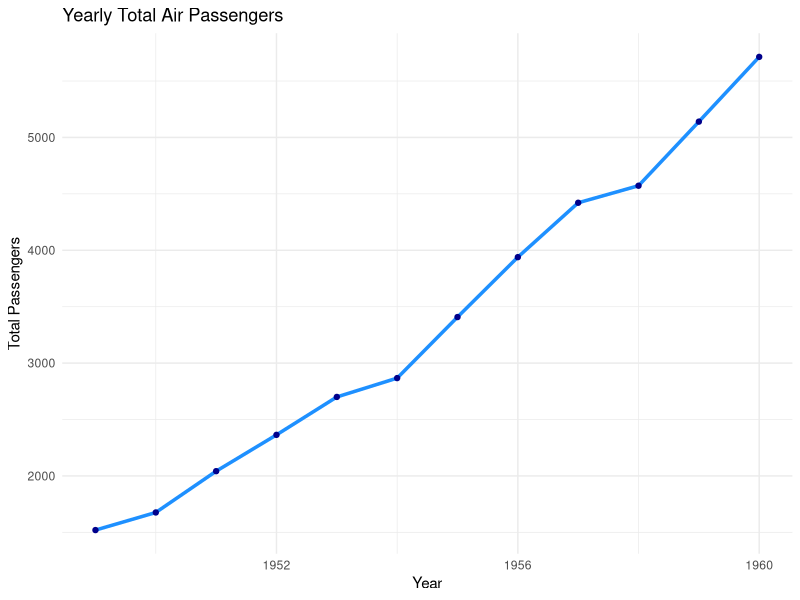
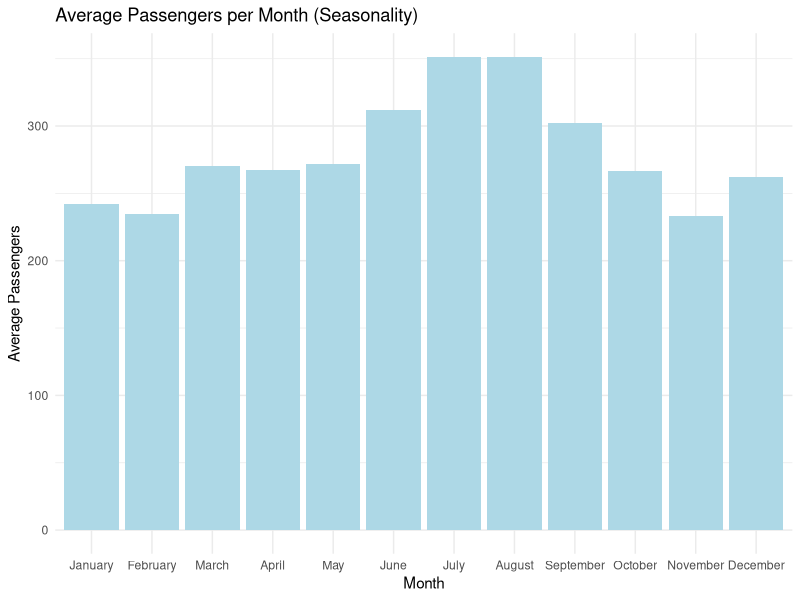

These figures' R source, in order:
library(zoo)
library(ggplot2)
library(dplyr)

# Data Cleaning
df <- data.frame(
  Date = as.yearmon(time(AirPassengers)),
  Passengers = as.numeric(AirPassengers)
)
df$Year <- format(df$Date, "%Y")
df$Month <- format(df$Date, "%B")
df$Month <- factor(df$Month, levels = month.name, ordered = TRUE)
df <- df[, c("Month", "Year", "Passengers")]

# EDA Function
eda_air_traffic <- function(data) {
  cat(" 1. Data Structure:\n")
  print(str(data))
  
  cat("\n 2. Summary Statistics:\n")
  print(summary(data$Passengers))
  
  cat("\n3. Missing Values:\n")
  print(colSums(is.na(data)))
  
  cat("\n 4. Yearly Trend Plot:\n")
  yearly_data <- data %>%
    group_by(Year) %>%
    summarise(Total_Passengers = sum(Passengers))
  
  print(
    ggplot(yearly_data, aes(x = as.numeric(Year), y = Total_Passengers)) +
      geom_line(color = "dodgerblue", linewidth = 1.2) +
      geom_point(color = "darkblue") +
      labs(title = "Yearly Total Air Passengers",
           x = "Year",
           y = "Total Passengers") +
      theme_minimal()
  )
  
  cat("\n 5. Seasonality Check: Monthly Distribution\n")
  monthly_avg <- data %>%
    group_by(Month) %>%
    summarise(Average_Passengers = mean(Passengers)) %>%
    arrange(match(Month, month.name))
  
  print(
    ggplot(monthly_avg, aes(x = Month, y = Average_Passengers)) +
      geom_bar(stat = "identity", fill = "lightblue") +
      labs(title = "Average Passengers per Month (Seasonality)",
           x = "Month",
           y = "Average Passengers") +
      theme_minimal()
  )
  
  cat("\n6. Average Passengers by Month:\n")
  print(monthly_avg)
  
}

# Run the function
eda_air_traffic(df)
